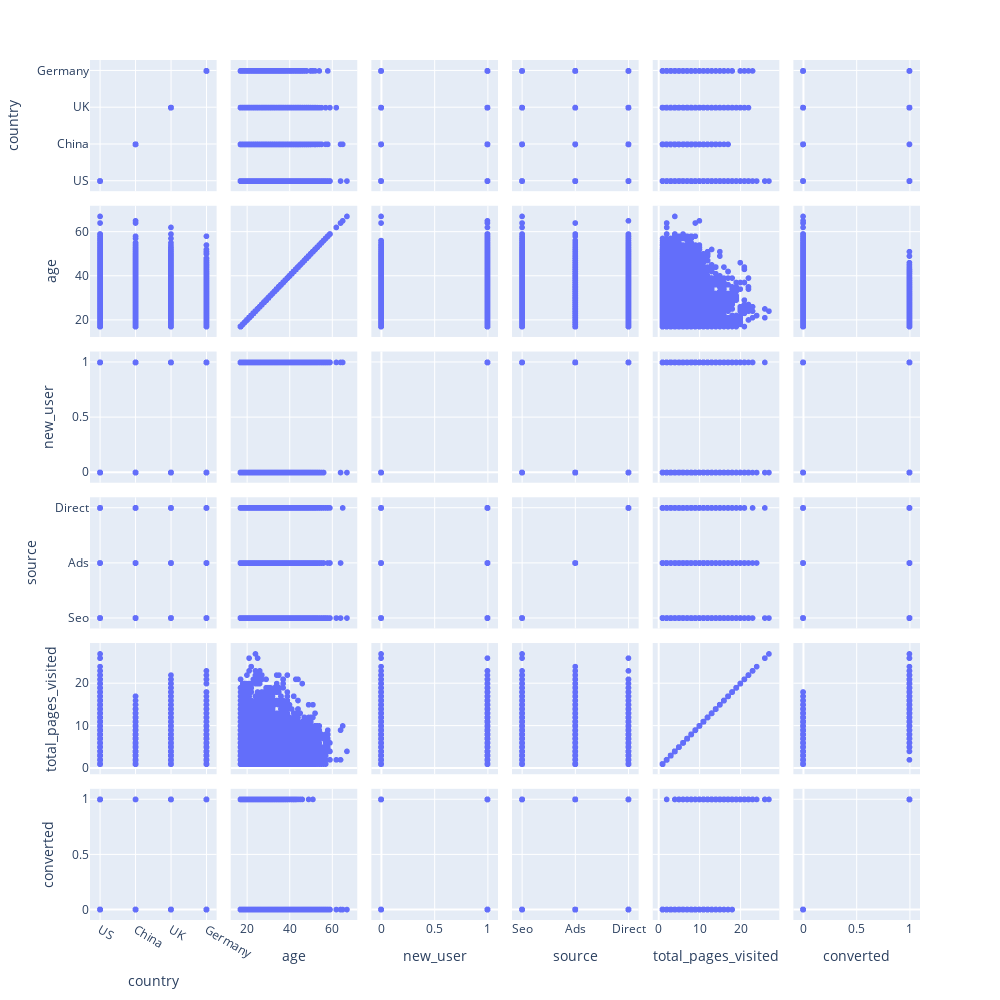

Notebook cell for this chart:
### Markdown cell above
Now for a quick overview of how our entries relate to one another:

### Code cell
px.scatter_matrix(data_sample, height=1000, width=1000)

### Figure 1 — Plotly figure (JSON) as saved in the notebook; plotly's stock layout.template omitted (floating-point values rounded to 4 significant figures; data arrays with more than 128 entries replaced by an {"elided": "..."} marker saying what was removed)
{"data": [{"dimensions": [{"axis": {"matches": true}, "label": "country", "values": {"elided": "10000 str values"}}, {"axis": {"matches": true}, "label": "age", "values": {"elided": "10000 int values"}}, {"axis": {"matches": true}, "label": "new_user", "values": {"elided": "10000 int values"}}, {"axis": {"matches": true}, "label": "source", "values": {"elided": "10000 str values"}}, {"axis": {"matches": true}, "label": "total_pages_visited", "values": {"elided": "10000 int values"}}, {"axis": {"matches": true}, "label": "converted", "values": {"elided": "10000 int values"}}], "hovertemplate": "%{xaxis.title.text}=%{x}<br>%{yaxis.title.text}=%{y}<extra></extra>", "legendgroup": "", "marker": {"color": "#636efa", "symbol": "circle"}, "name": "", "showlegend": false, "type": "splom"}], "layout": {"dragmode": "select", "height": 1000, "legend": {"tracegroupgap": 0}, "margin": {"t": 60}, "width": 1000}}
